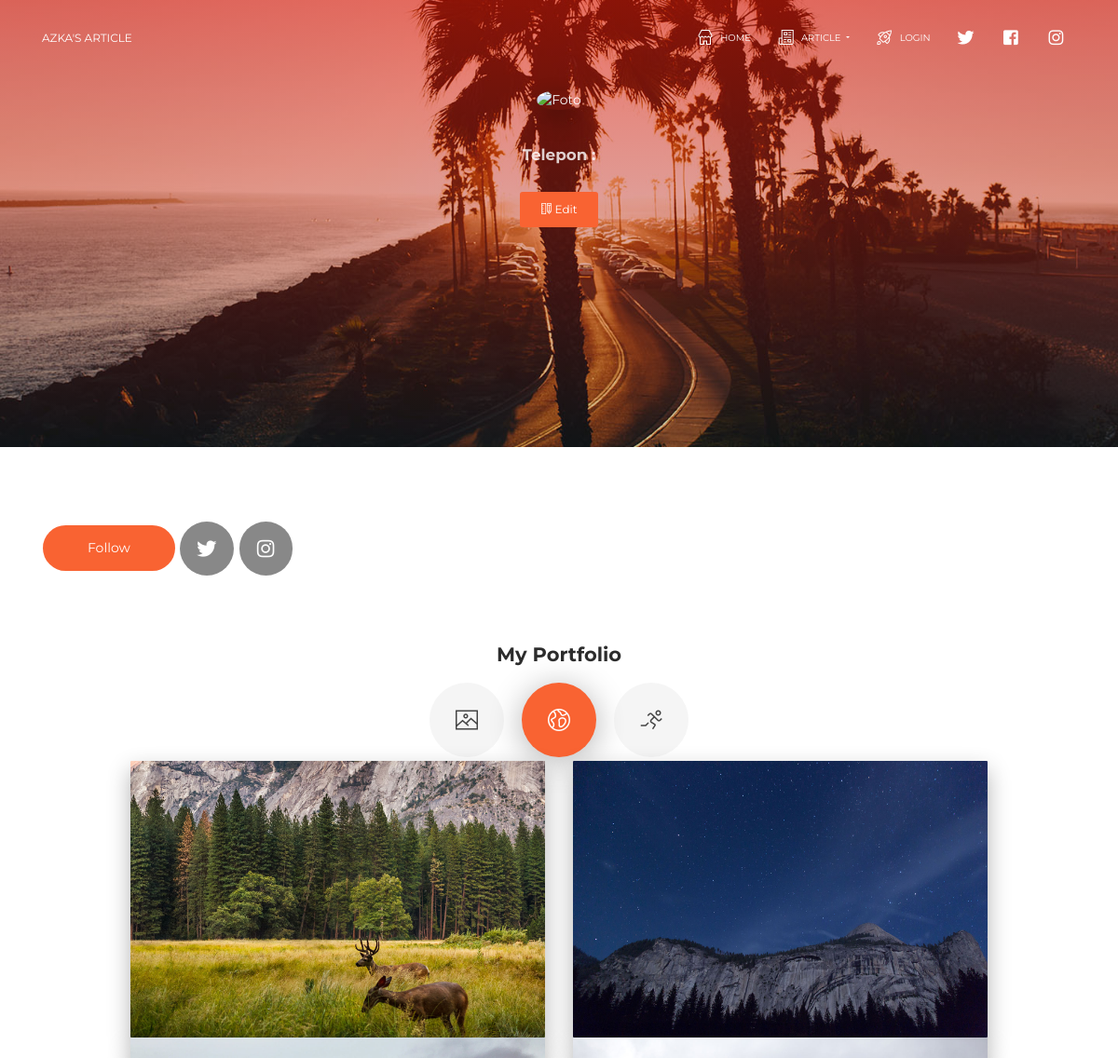
The app's page /app/view/pages/profile.php (upper part), older data.
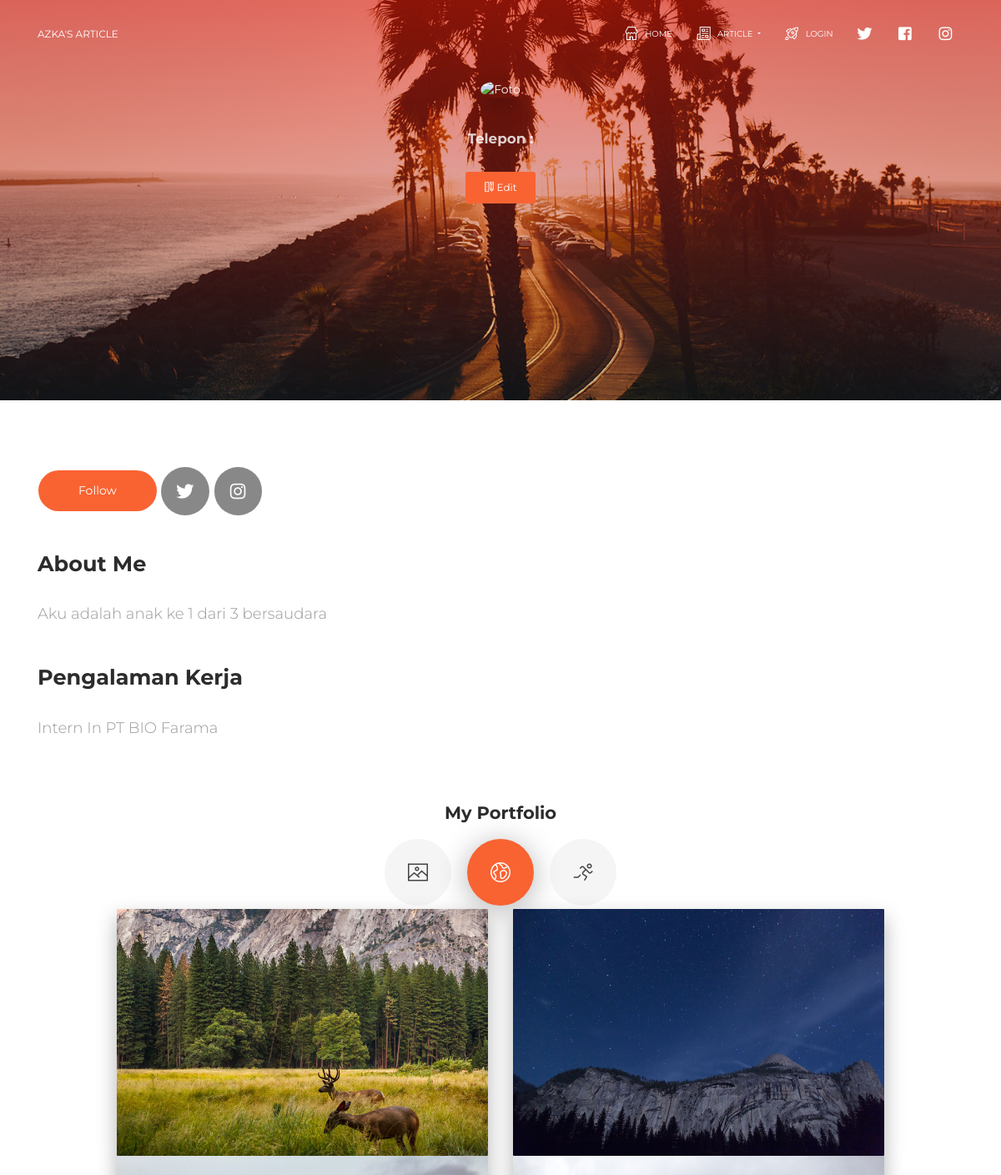
The same page, newer data.
### tables this page shows
CREATE TABLE `tb_statis` (
  `id_statis` int(3) NOT NULL,
  `title` varchar(100) NOT NULL,
  `content` text NOT NULL
);

### app/view/pages/profile.php (the view, shortened to what this page needs)
<?php require_once('../layouts/header.php')?>
<?php require_once('../../controller/UserController.php')?>
    <div class="page-header clear-filter page-header-small" filter-color="orange">
      <div class="container">
        <div class="photo-container">
          <img class="rounded-circle img-raised spin" width="200" height="200" src="<?= $_SESSION['foto']?>" alt="Foto">
        </div>
        <h3 class="title"><?= $_SESSION['nama']?></h3>
        <p class="category">Telepon : <?= $_SESSION['tlp']?></p>
        <a href="editProfile.php?email=<?= $_SESSION['email']?>"><button type="submit" class="btn btn-primary" name="editProfile"><i class="now-ui-icons design-2_ruler-pencil spin"></i> Edit</button></a>
      </div>
    </div>
    <div class="section">
      <div class="container">
        <div class="button-container">
          <a href="#button" class="btn btn-primary btn-round btn-lg">Follow</a>
          <a href="#button" class="btn btn-default btn-round btn-lg btn-icon" rel="tooltip" title="Follow me on Twitter">
            <i class="fab fa-twitter"></i>
          </a>
          <a href="#button" class="btn btn-default btn-round btn-lg btn-icon" rel="tooltip" title="Follow me on Instagram">
            <i class="fab fa-instagram"></i>
          </a>
        </div>
        <?php if($conn){
            $selectKategori = "SELECT * FROM tb_statis";
            $dataKategori = mysqli_query($conn, $selectKategori);
            foreach ($dataKategori as $data) {?>
            <h3 class="title"><?= $data['title']?></h3>
            <h5 class="description"><?= $data['content']?></h5>
        <?php }}else{ echo "Database Error";}?>
        <div class="row">
          <div class="col-md-6 ml-auto mr-auto">
            <h4 class="title text-center">My Portfolio</h4>
            <div class="nav-align-center">
              <ul class="nav nav-pills nav-pills-primary nav-pills-just-icons" role="tablist">
                <li class="nav-item">
                  <a class="nav-link" data-toggle="tab" href="#profile" role="tablist">
                    <i class="now-ui-icons design_image"></i>
                  </a>
                </li>
                <li class="nav-item">
                  <a class="nav-link active" data-toggle="tab" href="#home" role="tablist">
                    <i class="now-ui-icons location_world"></i>
                  </a>
                </li>
                <li class="nav-item">
                  <a class="nav-link" data-toggle="tab" href="#messages" role="tablist">
                    <i class="now-ui-icons sport_user-run"></i>
                  </a>
                </li>
              </ul>
            </div>
          </div>
          <div class="tab-content gallery">
            <div class="tab-pane active" id="home" role="tabpanel">
              <div class="col-md-10 ml-auto mr-auto">
                <div class="row collections">
                  <div class="col-md-6">
                    <img src="../../../assets/img/bg1.jpg" alt="" class="img-raised">
                    <img src="../../../assets/img/bg3.jpg" alt="" class="img-raised">
                  </div>
                  <div class="col-md-6">
                    <img src="../../../assets/img/bg8.jpg" alt="" class="img-raised">
                    <img src="../../../assets/img/bg7.jpg" alt="" class="img-raised">
                  </div>
                </div>
              </div>
            </div>
          </div>
        </div>
      </div>
    </div>
<?php require_once('../layouts/footer.php')?>

Row changes from the older to the newer data that the page shows:
added tb_statis: title "About Me", content "Aku adalah anak ke 1 dari 3 bersaudara"
added tb_statis: title "Pengalaman Kerja", content "Intern In PT BIO Farama"
